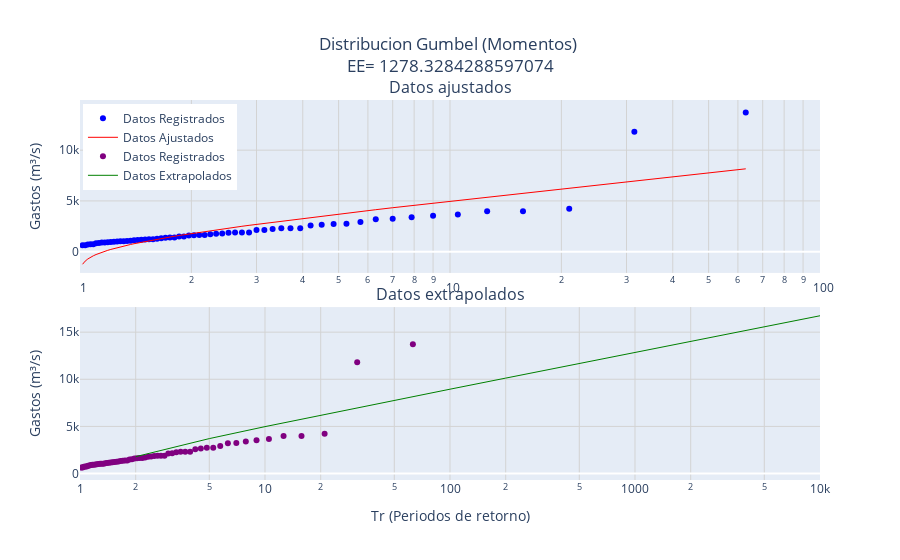

The notebook cell saved with this chart:
### Code cell
# Gráficos html Momentos
# Crear subplots
titulo0 = "Distribucion Gumbel (Momentos) <br>EE= " + str(EEMom)
titulo1 = "Distribucion Gumbel (Momentos-L). EE= " + str(EEMomL)
fig = make_subplots(rows=2, 
                    cols=1, 
                    shared_xaxes=False, 
                    vertical_spacing=0.09, 
                    subplot_titles=("Datos ajustados", "Datos extrapolados"))
# Gráfico 1: Datos Registrados (Scatter) y Datos Ajustados (Línea)
fig.add_trace(go.Scatter(x=tR, 
                         y=dReg, 
                         mode='markers', 
                         name='Datos Registrados', 
                         #alpha=.4, 
                         marker=dict(color='blue')), 
              row=1, col=1)
fig.add_trace(go.Scatter(x=tR, 
                         y=dAjustMom, 
                         mode='lines', 
                         name='Datos Ajustados', 
                         line=dict(color='red', width=1)), 
              row=1, col=1)

fig.add_trace(go.Scatter(x=tR, 
                         y=dReg,
                         mode='markers', 
                         name='Datos Registrados', 
                         #alpha=.4, 
                         marker=dict(color='purple')), 
              row=2, col=1)
fig.add_trace(go.Scatter(x=dTrExtrap, 
                         y=dExtrapMom, 
                         mode='lines', 
                         name='Datos Extrapolados', 
                         line=dict(color='green', 
                         width=1)), 
              row=2, col=1)

# Configurar el layout
fig.update_layout(
    title_text=titulo0,
    title_x=0.5,  # Centra el título
    #xaxis_type="log",  # Eje x semilogarítmico
    #yaxis_title="Gastos (m³/s)",
    showlegend=True,
    legend=dict(x=0.004, y=0.99))

# Configurar ambos ejes x como logarítmicos
fig.update_xaxes(type="log", 
                 range=[0, 2], 
                 showgrid=True, 
                 gridcolor='lightgray', 
                 row=1, col=1)  # Eje x de la primera fila
fig.update_xaxes(type="log", 
                 range=[0, 4], 
                 title="Tr (Periodos de retorno)", 
                 showgrid=True, 
                 gridcolor='lightgray', 
                 row=2, col=1)  # Eje x de la segunda fila
fig.update_yaxes(title_text="Gastos (m³/s)", 
                 showgrid=True, 
                 gridcolor='lightgray', 
                 row=1, col=1)
fig.update_yaxes(title_text="Gastos (m³/s)", 
                 showgrid=True, 
                 gridcolor='lightgray', 
                 row=2, col=1)

fig.show()

### Figure 1 — Plotly figure (JSON) as saved in the notebook; plotly's stock layout.template omitted (floating-point values rounded to 4 significant figures)
{"data": [{"marker": {"color": "blue"}, "mode": "markers", "name": "Datos Registrados", "type": "scatter", "x": [63, 31.5, 21, 15.75, 12.6, 10.5, 9, 7.875, 7, 6.3, 5.727, 5.25, 4.846, 4.5, 4.2, 3.938, 3.706, 3.5, 3.316, 3.15, 3, 2.864, 2.739, 2.625, 2.52, 2.423, 2.333, 2.25, 2.172, 2.1, 2.032, 1.969, 1.909, 1.853, 1.8, 1.75, 1.703, 1.658, 1.615, 1.575, 1.537, 1.5, 1.465, 1.432, 1.4, 1.37, 1.34, 1.312, 1.286, 1.26, 1.235, 1.212, 1.189, 1.167, 1.145, 1.125, 1.105, 1.086, 1.068, 1.05, 1.033, 1.016], "xaxis": "x", "y": [13713, 11800, 4235, 3992, 3979, 3662, 3533, 3388, 3245, 3205, 2917, 2747, 2734, 2654, 2583, 2319, 2311, 2310, 2248, 2150, 2133, 1899, 1899, 1894, 1861, 1797, 1771, 1716, 1652, 1640, 1631, 1598, 1507, 1494, 1397, 1395, 1371, 1332, 1288, 1244, 1232, 1202, 1173, 1157, 1131, 1087, 1049, 1030, 1030, 1014, 995, 954, 925, 922, 907, 852, 832, 751, 743, 720, 652, 632], "yaxis": "y"}, {"line": {"color": "red", "width": 1}, "mode": "lines", "name": "Datos Ajustados", "type": "scatter", "x": [63, 31.5, 21, 15.75, 12.6, 10.5, 9, 7.875, 7, 6.3, 5.727, 5.25, 4.846, 4.5, 4.2, 3.938, 3.706, 3.5, 3.316, 3.15, 3, 2.864, 2.739, 2.625, 2.52, 2.423, 2.333, 2.25, 2.172, 2.1, 2.032, 1.969, 1.909, 1.853, 1.8, 1.75, 1.703, 1.658, 1.615, 1.575, 1.537, 1.5, 1.465, 1.432, 1.4, 1.37, 1.34, 1.312, 1.286, 1.26, 1.235, 1.212, 1.189, 1.167, 1.145, 1.125, 1.105, 1.086, 1.068, 1.05, 1.033, 1.016], "xaxis": "x", "y": [8161.0, 6976.0, 6277.0, 5777.0, 5386.0, 5063.0, 4788.0, 4548.0, 4333.0, 4140.0, 3963.0, 3800.0, 3649.0, 3507.0, 3374.0, 3248.0, 3128.0, 3014.0, 2905.0, 2800.0, 2699.0, 2602.0, 2507.0, 2415.0, 2326.0, 2239.0, 2155.0, 2072.0, 1990.0, 1910.0, 1832.0, 1754.0, 1678.0, 1603.0, 1528.0, 1454.0, 1380.0, 1307.0, 1234.0, 1161.0, 1088.0, 1015.0, 941.3, 867.4, 792.8, 717.4, 641.0, 563.2, 483.9, 402.6, 319.0, 232.6, 142.7, 48.64, -50.67, -156.6, -271.2, -397.4, -540.0, -707.8, -919.0, -1228.0], "yaxis": "y"}, {"marker": {"color": "purple"}, "mode": "markers", "name": "Datos Registrados", "type": "scatter", "x": [63, 31.5, 21, 15.75, 12.6, 10.5, 9, 7.875, 7, 6.3, 5.727, 5.25, 4.846, 4.5, 4.2, 3.938, 3.706, 3.5, 3.316, 3.15, 3, 2.864, 2.739, 2.625, 2.52, 2.423, 2.333, 2.25, 2.172, 2.1, 2.032, 1.969, 1.909, 1.853, 1.8, 1.75, 1.703, 1.658, 1.615, 1.575, 1.537, 1.5, 1.465, 1.432, 1.4, 1.37, 1.34, 1.312, 1.286, 1.26, 1.235, 1.212, 1.189, 1.167, 1.145, 1.125, 1.105, 1.086, 1.068, 1.05, 1.033, 1.016], "xaxis": "x2", "y": [13713, 11800, 4235, 3992, 3979, 3662, 3533, 3388, 3245, 3205, 2917, 2747, 2734, 2654, 2583, 2319, 2311, 2310, 2248, 2150, 2133, 1899, 1899, 1894, 1861, 1797, 1771, 1716, 1652, 1640, 1631, 1598, 1507, 1494, 1397, 1395, 1371, 1332, 1288, 1244, 1232, 1202, 1173, 1157, 1131, 1087, 1049, 1030, 1030, 1014, 995, 954, 925, 922, 907, 852, 832, 751, 743, 720, 652, 632], "yaxis": "y2"}, {"line": {"color": "green", "width": 1}, "mode": "lines", "name": "Datos Extrapolados", "type": "scatter", "x": [2, 5, 10, 20, 50, 100, 200, 500, 1000, 2000, 5000, 10000], "xaxis": "x2", "y": [1793.0, 3708.0, 4976.0, 6193.0, 7767.0, 8947.0, 10120.0, 11670.0, 12850.0, 14020.0, 15570.0, 16740.0], "yaxis": "y2"}], "layout": {"annotations": [{"font": {"size": 16}, "showarrow": false, "text": "Datos ajustados", "x": 0.5, "xanchor": "center", "xref": "paper", "y": 1, "yanchor": "bottom", "yref": "paper"}, {"font": {"size": 16}, "showarrow": false, "text": "Datos extrapolados", "x": 0.5, "xanchor": "center", "xref": "paper", "y": 0.455, "yanchor": "bottom", "yref": "paper"}], "autosize": true, "legend": {"x": 0.004, "y": 0.99}, "showlegend": true, "title": {"text": "Distribucion Gumbel (Momentos) <br>EE= 1278.3284288597074", "x": 0.5}, "xaxis": {"anchor": "y", "domain": [0, 1], "gridcolor": "lightgray", "range": [0, 2], "showgrid": true, "type": "log"}, "xaxis2": {"anchor": "y2", "domain": [0, 1], "gridcolor": "lightgray", "range": [0, 4], "showgrid": true, "title": {"text": "Tr (Periodos de retorno)"}, "type": "log"}, "yaxis": {"anchor": "x", "autorange": true, "domain": [0.545, 1], "gridcolor": "lightgray", "range": [-2103.0, 15390.0], "showgrid": true, "title": {"text": "Gastos (m³/s)"}, "type": "linear"}, "yaxis2": {"anchor": "x2", "autorange": true, "domain": [0, 0.455], "gridcolor": "lightgray", "range": [-1174.0, 17680.0], "showgrid": true, "title": {"text": "Gastos (m³/s)"}, "type": "linear"}}}
